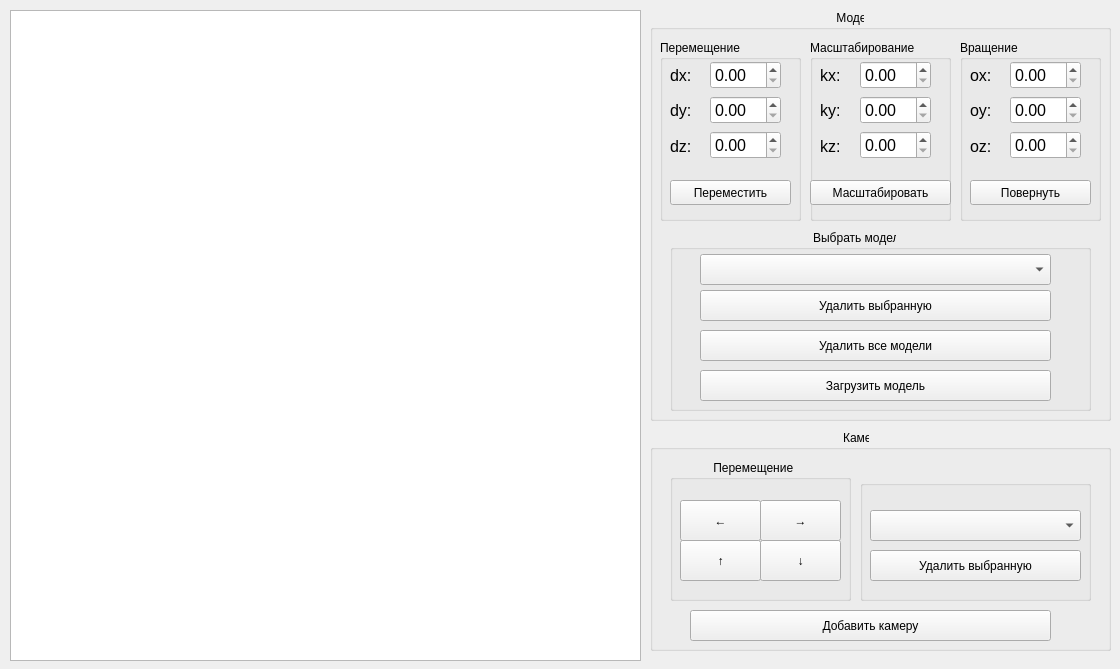
<?xml version="1.0" encoding="UTF-8"?>
<ui version="4.0">
 <class>MainWindow</class>
 <widget class="QMainWindow" name="MainWindow">
  <property name="geometry">
   <rect>
    <x>0</x>
    <y>0</y>
    <width>1120</width>
    <height>669</height>
   </rect>
  </property>
  <property name="windowTitle">
   <string>MainWindow</string>
  </property>
  <widget class="QWidget" name="centralwidget">
   <widget class="QGraphicsView" name="graphicsView">
    <property name="geometry">
     <rect>
      <x>10</x>
      <y>10</y>
      <width>631</width>
      <height>651</height>
     </rect>
    </property>
   </widget>
   <widget class="QGroupBox" name="groupBox">
    <property name="geometry">
     <rect>
      <x>650</x>
      <y>10</y>
      <width>461</width>
      <height>411</height>
     </rect>
    </property>
    <property name="title">
     <string>                                                        Модель</string>
    </property>
    <widget class="QGroupBox" name="groupBox_3">
     <property name="geometry">
      <rect>
       <x>10</x>
       <y>30</y>
       <width>141</width>
       <height>181</height>
      </rect>
     </property>
     <property name="title">
      <string>Перемещение</string>
     </property>
     <widget class="QWidget" name="verticalLayoutWidget_3">
      <property name="geometry">
       <rect>
        <x>50</x>
        <y>20</y>
        <width>71</width>
        <height>101</height>
       </rect>
      </property>
      <layout class="QVBoxLayout" name="verticalLayout_3">
       <item>
        <widget class="QDoubleSpinBox" name="doubleSpinBox_move_x">
         <property name="font">
          <font>
           <pointsize>12</pointsize>
          </font>
         </property>
        </widget>
       </item>
       <item>
        <widget class="QDoubleSpinBox" name="doubleSpinBox_move_y">
         <property name="font">
          <font>
           <pointsize>12</pointsize>
          </font>
         </property>
        </widget>
       </item>
       <item>
        <widget class="QDoubleSpinBox" name="doubleSpinBox_move_z">
         <property name="font">
          <font>
           <pointsize>12</pointsize>
          </font>
         </property>
        </widget>
       </item>
      </layout>
     </widget>
     <widget class="QWidget" name="verticalLayoutWidget_4">
      <property name="geometry">
       <rect>
        <x>10</x>
        <y>20</y>
        <width>31</width>
        <height>101</height>
       </rect>
      </property>
      <layout class="QVBoxLayout" name="verticalLayout_4">
       <item>
        <widget class="QLabel" name="label_4">
         <property name="font">
          <font>
           <pointsize>12</pointsize>
          </font>
         </property>
         <property name="text">
          <string>dx:</string>
         </property>
        </widget>
       </item>
       <item>
        <widget class="QLabel" name="label_5">
         <property name="font">
          <font>
           <pointsize>12</pointsize>
          </font>
         </property>
         <property name="text">
          <string>dy:</string>
         </property>
        </widget>
       </item>
       <item>
        <widget class="QLabel" name="label_6">
         <property name="font">
          <font>
           <pointsize>12</pointsize>
          </font>
         </property>
         <property name="text">
          <string>dz:</string>
         </property>
        </widget>
       </item>
      </layout>
     </widget>
     <widget class="QPushButton" name="pushButton_move">
      <property name="geometry">
       <rect>
        <x>10</x>
        <y>140</y>
        <width>121</width>
        <height>25</height>
       </rect>
      </property>
      <property name="text">
       <string>Переместить</string>
      </property>
     </widget>
    </widget>
    <widget class="QGroupBox" name="groupBox_4">
     <property name="geometry">
      <rect>
       <x>160</x>
       <y>30</y>
       <width>141</width>
       <height>181</height>
      </rect>
     </property>
     <property name="title">
      <string>Масштабирование</string>
     </property>
     <widget class="QWidget" name="verticalLayoutWidget_5">
      <property name="geometry">
       <rect>
        <x>50</x>
        <y>20</y>
        <width>71</width>
        <height>101</height>
       </rect>
      </property>
      <layout class="QVBoxLayout" name="verticalLayout_5">
       <item>
        <widget class="QDoubleSpinBox" name="doubleSpinBox_scale_x">
         <property name="font">
          <font>
           <pointsize>12</pointsize>
          </font>
         </property>
        </widget>
       </item>
       <item>
        <widget class="QDoubleSpinBox" name="doubleSpinBox_scale_y">
         <property name="font">
          <font>
           <pointsize>12</pointsize>
          </font>
         </property>
        </widget>
       </item>
       <item>
        <widget class="QDoubleSpinBox" name="doubleSpinBox_scale_z">
         <property name="font">
          <font>
           <pointsize>12</pointsize>
          </font>
         </property>
        </widget>
       </item>
      </layout>
     </widget>
     <widget class="QWidget" name="verticalLayoutWidget_6">
      <property name="geometry">
       <rect>
        <x>10</x>
        <y>20</y>
        <width>31</width>
        <height>101</height>
       </rect>
      </property>
      <layout class="QVBoxLayout" name="verticalLayout_6">
       <item>
        <widget class="QLabel" name="label_7">
         <property name="font">
          <font>
           <pointsize>12</pointsize>
          </font>
         </property>
         <property name="text">
          <string>kx:</string>
         </property>
        </widget>
       </item>
       <item>
        <widget class="QLabel" name="label_8">
         <property name="font">
          <font>
           <pointsize>12</pointsize>
          </font>
         </property>
         <property name="text">
          <string>ky:</string>
         </property>
        </widget>
       </item>
       <item>
        <widget class="QLabel" name="label_9">
         <property name="font">
          <font>
           <pointsize>12</pointsize>
          </font>
         </property>
         <property name="text">
          <string>kz:</string>
         </property>
        </widget>
       </item>
      </layout>
     </widget>
     <widget class="QPushButton" name="pushButton_scale">
      <property name="geometry">
       <rect>
        <x>0</x>
        <y>140</y>
        <width>141</width>
        <height>25</height>
       </rect>
      </property>
      <property name="text">
       <string>Масштабировать</string>
      </property>
     </widget>
    </widget>
    <widget class="QGroupBox" name="groupBox_5">
     <property name="geometry">
      <rect>
       <x>310</x>
       <y>30</y>
       <width>141</width>
       <height>181</height>
      </rect>
     </property>
     <property name="title">
      <string>Вращение</string>
     </property>
     <widget class="QWidget" name="verticalLayoutWidget_7">
      <property name="geometry">
       <rect>
        <x>50</x>
        <y>20</y>
        <width>71</width>
        <height>101</height>
       </rect>
      </property>
      <layout class="QVBoxLayout" name="verticalLayout_7">
       <item>
        <widget class="QDoubleSpinBox" name="doubleSpinBox_spin_x">
         <property name="font">
          <font>
           <pointsize>12</pointsize>
          </font>
         </property>
        </widget>
       </item>
       <item>
        <widget class="QDoubleSpinBox" name="doubleSpinBox_spin_y">
         <property name="font">
          <font>
           <pointsize>12</pointsize>
          </font>
         </property>
        </widget>
       </item>
       <item>
        <widget class="QDoubleSpinBox" name="doubleSpinBox_spin_z">
         <property name="font">
          <font>
           <pointsize>12</pointsize>
          </font>
         </property>
        </widget>
       </item>
      </layout>
     </widget>
     <widget class="QWidget" name="verticalLayoutWidget_8">
      <property name="geometry">
       <rect>
        <x>10</x>
        <y>20</y>
        <width>31</width>
        <height>101</height>
       </rect>
      </property>
      <layout class="QVBoxLayout" name="verticalLayout_8">
       <item>
        <widget class="QLabel" name="label_10">
         <property name="font">
          <font>
           <pointsize>12</pointsize>
          </font>
         </property>
         <property name="text">
          <string>ox:</string>
         </property>
        </widget>
       </item>
       <item>
        <widget class="QLabel" name="label_11">
         <property name="font">
          <font>
           <pointsize>12</pointsize>
          </font>
         </property>
         <property name="text">
          <string>oy:</string>
         </property>
        </widget>
       </item>
       <item>
        <widget class="QLabel" name="label_12">
         <property name="font">
          <font>
           <pointsize>12</pointsize>
          </font>
         </property>
         <property name="text">
          <string>oz:</string>
         </property>
        </widget>
       </item>
      </layout>
     </widget>
     <widget class="QPushButton" name="pushButton_spin">
      <property name="geometry">
       <rect>
        <x>10</x>
        <y>140</y>
        <width>121</width>
        <height>25</height>
       </rect>
      </property>
      <property name="text">
       <string>Повернуть</string>
      </property>
     </widget>
    </widget>
    <widget class="QGroupBox" name="groupBox_6">
     <property name="geometry">
      <rect>
       <x>20</x>
       <y>220</y>
       <width>421</width>
       <height>181</height>
      </rect>
     </property>
     <property name="title">
      <string>                                           Выбрать модель</string>
     </property>
     <widget class="QPushButton" name="pushButton_del_model_all">
      <property name="geometry">
       <rect>
        <x>30</x>
        <y>100</y>
        <width>351</width>
        <height>31</height>
       </rect>
      </property>
      <property name="text">
       <string>Удалить все модели</string>
      </property>
     </widget>
     <widget class="QComboBox" name="comboBox_models">
      <property name="geometry">
       <rect>
        <x>30</x>
        <y>24</y>
        <width>351</width>
        <height>31</height>
       </rect>
      </property>
     </widget>
     <widget class="QPushButton" name="pushButton_del_model_cur">
      <property name="geometry">
       <rect>
        <x>30</x>
        <y>60</y>
        <width>351</width>
        <height>31</height>
       </rect>
      </property>
      <property name="text">
       <string>Удалить выбранную</string>
      </property>
     </widget>
    </widget>
    <widget class="QPushButton" name="pushButton_load_model">
     <property name="geometry">
      <rect>
       <x>50</x>
       <y>360</y>
       <width>351</width>
       <height>31</height>
      </rect>
     </property>
     <property name="text">
      <string>Загрузить модель</string>
     </property>
    </widget>
   </widget>
   <widget class="QGroupBox" name="groupBox_7">
    <property name="geometry">
     <rect>
      <x>650</x>
      <y>430</y>
      <width>461</width>
      <height>221</height>
     </rect>
    </property>
    <property name="title">
     <string>                                                          Камера</string>
    </property>
    <widget class="QGroupBox" name="groupBox_8">
     <property name="geometry">
      <rect>
       <x>210</x>
       <y>50</y>
       <width>231</width>
       <height>121</height>
      </rect>
     </property>
     <property name="title">
      <string/>
     </property>
     <widget class="QComboBox" name="comboBox_cameras">
      <property name="geometry">
       <rect>
        <x>10</x>
        <y>30</y>
        <width>211</width>
        <height>31</height>
       </rect>
      </property>
     </widget>
     <widget class="QPushButton" name="pushButton_del_camera_cur">
      <property name="geometry">
       <rect>
        <x>10</x>
        <y>70</y>
        <width>211</width>
        <height>31</height>
       </rect>
      </property>
      <property name="text">
       <string>Удалить выбранную</string>
      </property>
     </widget>
    </widget>
    <widget class="QGroupBox" name="groupBox_9">
     <property name="geometry">
      <rect>
       <x>20</x>
       <y>30</y>
       <width>181</width>
       <height>141</height>
      </rect>
     </property>
     <property name="title">
      <string>             Перемещение</string>
     </property>
     <widget class="QPushButton" name="pushButton_camera_move_right">
      <property name="geometry">
       <rect>
        <x>90</x>
        <y>40</y>
        <width>81</width>
        <height>41</height>
       </rect>
      </property>
      <property name="text">
       <string>→</string>
      </property>
     </widget>
     <widget class="QPushButton" name="pushButton_camera_move_left">
      <property name="geometry">
       <rect>
        <x>10</x>
        <y>40</y>
        <width>81</width>
        <height>41</height>
       </rect>
      </property>
      <property name="text">
       <string>←</string>
      </property>
     </widget>
     <widget class="QPushButton" name="pushButton_camera_move_up">
      <property name="geometry">
       <rect>
        <x>10</x>
        <y>80</y>
        <width>81</width>
        <height>41</height>
       </rect>
      </property>
      <property name="text">
       <string>↑</string>
      </property>
     </widget>
     <widget class="QPushButton" name="pushButton_camera_move_down">
      <property name="geometry">
       <rect>
        <x>90</x>
        <y>80</y>
        <width>81</width>
        <height>41</height>
       </rect>
      </property>
      <property name="text">
       <string>↓</string>
      </property>
     </widget>
    </widget>
    <widget class="QPushButton" name="pushButton_add_camera">
     <property name="geometry">
      <rect>
       <x>40</x>
       <y>180</y>
       <width>361</width>
       <height>31</height>
      </rect>
     </property>
     <property name="text">
      <string>Добавить камеру</string>
     </property>
    </widget>
   </widget>
  </widget>
 </widget>
 <resources/>
 <connections/>
</ui>
